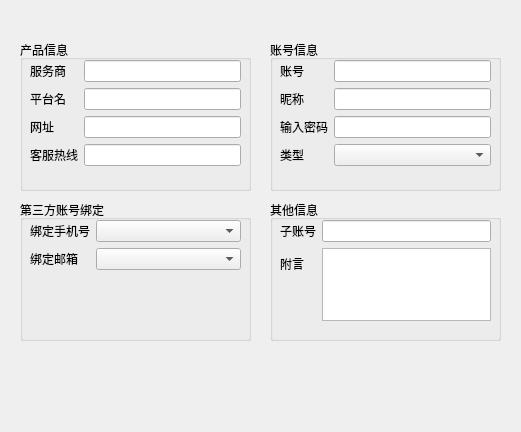
<?xml version="1.0" encoding="UTF-8"?>
<ui version="4.0">
    <class>AccountDlg</class>
    <widget class="QDialog" name="AccountDlg">
        <property name="geometry">
            <rect>
                <x>0</x>
                <y>0</y>
                <width>521</width>
                <height>432</height>
            </rect>
        </property>
        <property name="windowTitle">
            <string>AccountDlg</string>
        </property>
        <widget class="QGroupBox" name="gBox1">
            <property name="geometry">
                <rect>
                    <x>20</x>
                    <y>40</y>
                    <width>231</width>
                    <height>151</height>
                </rect>
            </property>
            <property name="title">
                <string>产品信息</string>
            </property>
            <widget class="QWidget" name="formLayoutWidget">
                <property name="geometry">
                    <rect>
                        <x>10</x>
                        <y>20</y>
                        <width>211</width>
                        <height>111</height>
                    </rect>
                </property>
                <layout class="QFormLayout" name="fLayout">
                    <item row="0" column="0">
                        <widget class="QLabel" name="labelProvider">
                            <property name="text">
                                <string>服务商</string>
                            </property>
                        </widget>
                    </item>
                    <item row="0" column="1">
                        <widget class="QLineEdit" name="editProvider"/>
                    </item>
                    <item row="1" column="0">
                        <widget class="QLabel" name="labelPlatform">
                            <property name="text">
                                <string>平台名</string>
                            </property>
                        </widget>
                    </item>
                    <item row="1" column="1">
                        <widget class="QLineEdit" name="editPlatform"/>
                    </item>
                    <item row="2" column="0">
                        <widget class="QLabel" name="labelUrl">
                            <property name="text">
                                <string>网址</string>
                            </property>
                        </widget>
                    </item>
                    <item row="2" column="1">
                        <widget class="QLineEdit" name="editUrl"/>
                    </item>
                    <item row="3" column="0">
                        <widget class="QLabel" name="labelHotline">
                            <property name="text">
                                <string>客服热线</string>
                            </property>
                        </widget>
                    </item>
                    <item row="3" column="1">
                        <widget class="QLineEdit" name="editHotline"/>
                    </item>
                </layout>
            </widget>
        </widget>
        <widget class="QGroupBox" name="gBox2">
            <property name="geometry">
                <rect>
                    <x>270</x>
                    <y>40</y>
                    <width>231</width>
                    <height>151</height>
                </rect>
            </property>
            <property name="title">
                <string>账号信息</string>
            </property>
            <widget class="QWidget" name="formLayoutWidget_2">
                <property name="geometry">
                    <rect>
                        <x>10</x>
                        <y>20</y>
                        <width>211</width>
                        <height>111</height>
                    </rect>
                </property>
                <layout class="QFormLayout" name="fLayout_2">
                    <item row="0" column="0">
                        <widget class="QLabel" name="labelUserId">
                            <property name="text">
                                <string>账号</string>
                            </property>
                        </widget>
                    </item>
                    <item row="0" column="1">
                        <widget class="QLineEdit" name="editUserId"/>
                    </item>
                    <item row="1" column="0">
                        <widget class="QLabel" name="labelAlias">
                            <property name="text">
                                <string>昵称</string>
                            </property>
                        </widget>
                    </item>
                    <item row="1" column="1">
                        <widget class="QLineEdit" name="editAlias"/>
                    </item>
                    <item row="2" column="0">
                        <widget class="QLabel" name="labelPwd1">
                            <property name="text">
                                <string>输入密码</string>
                            </property>
                        </widget>
                    </item>
                    <item row="2" column="1">
                        <widget class="QLineEdit" name="editPwd"/>
                    </item>
                    <item row="3" column="0">
                        <widget class="QLabel" name="label">
                            <property name="text">
                                <string>类型</string>
                            </property>
                        </widget>
                    </item>
                    <item row="3" column="1">
                        <widget class="QComboBox" name="editCategory"/>
                    </item>
                </layout>
            </widget>
        </widget>
        <widget class="QGroupBox" name="gBox3">
            <property name="geometry">
                <rect>
                    <x>20</x>
                    <y>200</y>
                    <width>231</width>
                    <height>141</height>
                </rect>
            </property>
            <property name="title">
                <string>第三方账号绑定</string>
            </property>
            <widget class="QWidget" name="formLayoutWidget_3">
                <property name="geometry">
                    <rect>
                        <x>10</x>
                        <y>20</y>
                        <width>211</width>
                        <height>111</height>
                    </rect>
                </property>
                <layout class="QFormLayout" name="formLayout_3">
                    <item row="0" column="0">
                        <widget class="QLabel" name="labelPhone">
                            <property name="text">
                                <string>绑定手机号</string>
                            </property>
                        </widget>
                    </item>
                    <item row="0" column="1">
                        <widget class="QComboBox" name="editPhone"/>
                    </item>
                    <item row="1" column="0">
                        <widget class="QLabel" name="labelEmail">
                            <property name="text">
                                <string>绑定邮箱</string>
                            </property>
                        </widget>
                    </item>
                    <item row="1" column="1">
                        <widget class="QComboBox" name="editEmail"/>
                    </item>
                </layout>
            </widget>
        </widget>
        <widget class="QGroupBox" name="gBox4">
            <property name="geometry">
                <rect>
                    <x>270</x>
                    <y>200</y>
                    <width>231</width>
                    <height>141</height>
                </rect>
            </property>
            <property name="title">
                <string>其他信息</string>
            </property>
            <widget class="QWidget" name="formLayoutWidget_4">
                <property name="geometry">
                    <rect>
                        <x>10</x>
                        <y>20</y>
                        <width>211</width>
                        <height>101</height>
                    </rect>
                </property>
                <layout class="QFormLayout" name="formLayout_4">
                    <item row="0" column="0">
                        <widget class="QLabel" name="labelSubAccount">
                            <property name="text">
                                <string>子账号</string>
                            </property>
                        </widget>
                    </item>
                    <item row="0" column="1">
                        <widget class="QLineEdit" name="editSubAccount"/>
                    </item>
                    <item row="1" column="0">
                        <widget class="QLabel" name="labelPostscript">
                            <property name="text">
                                <string>附言</string>
                            </property>
                        </widget>
                    </item>
                    <item row="1" column="1">
                        <widget class="QPlainTextEdit" name="editPostscript"/>
                    </item>
                </layout>
            </widget>
        </widget>
        <widget class="QWidget" name="verticalLayoutWidget">
            <property name="geometry">
                <rect>
                    <x>20</x>
                    <y>350</y>
                    <width>481</width>
                    <height>61</height>
                </rect>
            </property>
            <layout class="QVBoxLayout" name="verticalLayout"/>
        </widget>
    </widget>
    <resources/>
    <connections/>
</ui>
